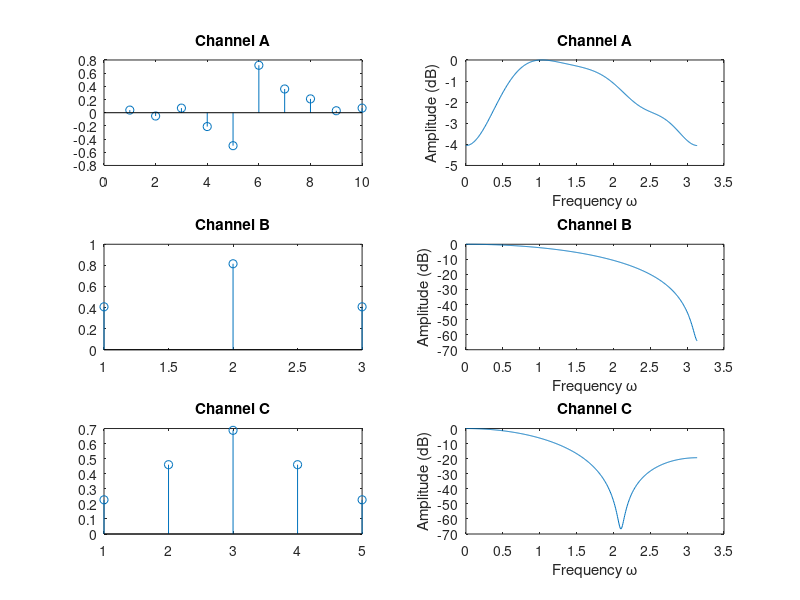

Source code (MATLAB):
%Plot characteristics of channel shown in Figure 5.14
h_c1 = [0.04 -0.05 0.07 -0.21 -0.5 0.72 0.36 0.21 0.03 0.07]; %Channel A
h_c2 = [0.407 0.815 0.407]; %Channel B
h_c3 = [0.227 0.460 0.688 0.460 0.227]; %Channel C
%Compute and plot frequency responses
[H_c1,W1]=freqz(h_c1);
[H_c2,W2]=freqz(h_c2);
[H_c3,W3]=freqz(h_c3);
subplot(3,2,1);stem(h_c1);title('Channel A')
subplot(3,2,3);stem(h_c2);title('Channel B')
subplot(3,2,5);stem(h_c3);title('Channel C')
subplot(3,2,2);plot(W1,20*log10(abs(H_c1)/max(abs(H_c1))));
xlabel('Frequency \omega');ylabel('Amplitude (dB)');title('Channel A')
subplot(3,2,4);plot(W2,20*log10(abs(H_c2)/max(abs(H_c2))));
xlabel('Frequency \omega');ylabel('Amplitude (dB)');title('Channel B')
subplot(3,2,6);plot(W3,20*log10(abs(H_c3)/max(abs(H_c3))));
xlabel('Frequency \omega');ylabel('Amplitude (dB)');title('Channel C')
